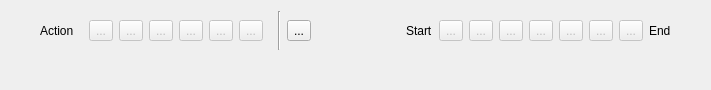
<?xml version="1.0" encoding="UTF-8"?>
<ui version="4.0">
 <class>IScrOptRangeTool</class>
 <widget class="QWidget" name="IScrOptRangeTool">
  <property name="geometry">
   <rect>
    <x>0</x>
    <y>0</y>
    <width>711</width>
    <height>90</height>
   </rect>
  </property>
  <property name="windowTitle">
   <string>Form</string>
  </property>
  <layout class="QVBoxLayout" name="verticalLayout">
   <item>
    <layout class="QHBoxLayout" name="horizontalLayout_2">
     <item>
      <spacer name="horizontalSpacer_3">
       <property name="orientation">
        <enum>Qt::Horizontal</enum>
       </property>
       <property name="sizeHint" stdset="0">
        <size>
         <width>40</width>
         <height>20</height>
        </size>
       </property>
      </spacer>
     </item>
     <item>
      <widget class="QLabel" name="label">
       <property name="text">
        <string>Action</string>
       </property>
      </widget>
     </item>
     <item>
      <widget class="QFrame" name="frame">
       <property name="enabled">
        <bool>false</bool>
       </property>
       <property name="frameShape">
        <enum>QFrame::NoFrame</enum>
       </property>
       <property name="frameShadow">
        <enum>QFrame::Raised</enum>
       </property>
       <layout class="QHBoxLayout" name="horizontalLayout">
        <item>
         <widget class="QToolButton" name="toolHidePoints">
          <property name="toolTip">
           <string>Hide selected track points.</string>
          </property>
          <property name="text">
           <string>...</string>
          </property>
          <property name="icon">
           <iconset resource="../../resources.qrc">
            <normaloff>:/icons/32x32/PointHide.png</normaloff>:/icons/32x32/PointHide.png</iconset>
          </property>
         </widget>
        </item>
        <item>
         <widget class="QToolButton" name="toolShowPoints">
          <property name="toolTip">
           <string>Show selected track points.</string>
          </property>
          <property name="text">
           <string>...</string>
          </property>
          <property name="icon">
           <iconset resource="../../resources.qrc">
            <normaloff>:/icons/32x32/PointShow.png</normaloff>:/icons/32x32/PointShow.png</iconset>
          </property>
         </widget>
        </item>
        <item>
         <widget class="QToolButton" name="toolSetActivity">
          <property name="toolTip">
           <string>Select activity for selected range.</string>
          </property>
          <property name="text">
           <string>...</string>
          </property>
          <property name="icon">
           <iconset resource="../../resources.qrc">
            <normaloff>:/icons/32x32/Activity.png</normaloff>:/icons/32x32/Activity.png</iconset>
          </property>
         </widget>
        </item>
        <item>
         <widget class="QToolButton" name="toolCopy">
          <property name="toolTip">
           <string>Copy selected track points.</string>
          </property>
          <property name="text">
           <string>...</string>
          </property>
          <property name="icon">
           <iconset resource="../../resources.qrc">
            <normaloff>:/icons/32x32/Copy.png</normaloff>:/icons/32x32/Copy.png</iconset>
          </property>
         </widget>
        </item>
        <item>
         <widget class="QToolButton" name="toolToRoute">
          <property name="toolTip">
           <string>Convert selected track points to route.</string>
          </property>
          <property name="text">
           <string>...</string>
          </property>
          <property name="icon">
           <iconset resource="../../resources.qrc">
            <normaloff>:/icons/32x32/Route.png</normaloff>:/icons/32x32/Route.png</iconset>
          </property>
         </widget>
        </item>
        <item>
         <widget class="QToolButton" name="toolDelete">
          <property name="toolTip">
           <string>Delete selected track points.</string>
          </property>
          <property name="text">
           <string>...</string>
          </property>
          <property name="icon">
           <iconset resource="../../resources.qrc">
            <normaloff>:/icons/32x32/DeleteMultiple.png</normaloff>:/icons/32x32/DeleteMultiple.png</iconset>
          </property>
         </widget>
        </item>
       </layout>
      </widget>
     </item>
     <item>
      <widget class="Line" name="line">
       <property name="orientation">
        <enum>Qt::Vertical</enum>
       </property>
      </widget>
     </item>
     <item>
      <widget class="QToolButton" name="toolSetup">
       <property name="toolTip">
        <string>Setup range tool behavior.</string>
       </property>
       <property name="text">
        <string>...</string>
       </property>
       <property name="icon">
        <iconset resource="../../resources.qrc">
         <normaloff>:/icons/32x32/Apply.png</normaloff>:/icons/32x32/Apply.png</iconset>
       </property>
      </widget>
     </item>
     <item>
      <spacer name="horizontalSpacer_2">
       <property name="orientation">
        <enum>Qt::Horizontal</enum>
       </property>
       <property name="sizeType">
        <enum>QSizePolicy::Maximum</enum>
       </property>
       <property name="sizeHint" stdset="0">
        <size>
         <width>100</width>
         <height>5</height>
        </size>
       </property>
      </spacer>
     </item>
     <item>
      <widget class="QLabel" name="label_2">
       <property name="text">
        <string>Start</string>
       </property>
      </widget>
     </item>
     <item>
      <widget class="QToolButton" name="toolBegDn">
       <property name="enabled">
        <bool>false</bool>
       </property>
       <property name="toolTip">
        <string>Move start of range toward start of track. If you keep the key pressed the action is repeated. </string>
       </property>
       <property name="text">
        <string>...</string>
       </property>
       <property name="icon">
        <iconset resource="../../resources.qrc">
         <normaloff>:/icons/32x32/SelectStartNextPoint.png</normaloff>:/icons/32x32/SelectStartNextPoint.png</iconset>
       </property>
       <property name="autoRepeat">
        <bool>true</bool>
       </property>
      </widget>
     </item>
     <item>
      <widget class="QToolButton" name="toolBegUp">
       <property name="enabled">
        <bool>false</bool>
       </property>
       <property name="toolTip">
        <string>Move start of range toward end of track. If you keep the key pressed the action is repeated. </string>
       </property>
       <property name="text">
        <string>...</string>
       </property>
       <property name="icon">
        <iconset resource="../../resources.qrc">
         <normaloff>:/icons/32x32/SelectStartPrevPoint.png</normaloff>:/icons/32x32/SelectStartPrevPoint.png</iconset>
       </property>
       <property name="autoRepeat">
        <bool>true</bool>
       </property>
      </widget>
     </item>
     <item>
      <widget class="QToolButton" name="toolBegToEnd">
       <property name="enabled">
        <bool>false</bool>
       </property>
       <property name="toolTip">
        <string>Start a new range right at the end of the selected range.</string>
       </property>
       <property name="text">
        <string>...</string>
       </property>
       <property name="icon">
        <iconset resource="../../resources.qrc">
         <normaloff>:/icons/32x32/SelectEndPoint.png</normaloff>:/icons/32x32/SelectEndPoint.png</iconset>
       </property>
      </widget>
     </item>
     <item>
      <widget class="QToolButton" name="toolReset">
       <property name="enabled">
        <bool>false</bool>
       </property>
       <property name="toolTip">
        <string>Reset selected range.</string>
       </property>
       <property name="text">
        <string>...</string>
       </property>
       <property name="icon">
        <iconset resource="../../resources.qrc">
         <normaloff>:/icons/32x32/SelectReset.png</normaloff>:/icons/32x32/SelectReset.png</iconset>
       </property>
      </widget>
     </item>
     <item>
      <widget class="QToolButton" name="toolEndToBeg">
       <property name="enabled">
        <bool>false</bool>
       </property>
       <property name="toolTip">
        <string>Start a new range right at the start of the selected range.</string>
       </property>
       <property name="text">
        <string>...</string>
       </property>
       <property name="icon">
        <iconset resource="../../resources.qrc">
         <normaloff>:/icons/32x32/SelectStartPoint.png</normaloff>:/icons/32x32/SelectStartPoint.png</iconset>
       </property>
      </widget>
     </item>
     <item>
      <widget class="QToolButton" name="toolEndDn">
       <property name="enabled">
        <bool>false</bool>
       </property>
       <property name="toolTip">
        <string>Move end of range toward start of track. If you keep the key pressed the action is repeated. </string>
       </property>
       <property name="text">
        <string>...</string>
       </property>
       <property name="icon">
        <iconset resource="../../resources.qrc">
         <normaloff>:/icons/32x32/SelectEndPrevPoint.png</normaloff>:/icons/32x32/SelectEndPrevPoint.png</iconset>
       </property>
       <property name="autoRepeat">
        <bool>true</bool>
       </property>
      </widget>
     </item>
     <item>
      <widget class="QToolButton" name="toolEndUp">
       <property name="enabled">
        <bool>false</bool>
       </property>
       <property name="toolTip">
        <string>Move end of range toward end of track. If you keep the key pressed the action is repeated. </string>
       </property>
       <property name="text">
        <string>...</string>
       </property>
       <property name="icon">
        <iconset resource="../../resources.qrc">
         <normaloff>:/icons/32x32/SelectEndNextPoint.png</normaloff>:/icons/32x32/SelectEndNextPoint.png</iconset>
       </property>
       <property name="autoRepeat">
        <bool>true</bool>
       </property>
      </widget>
     </item>
     <item>
      <widget class="QLabel" name="label_3">
       <property name="text">
        <string>End</string>
       </property>
      </widget>
     </item>
     <item>
      <spacer name="horizontalSpacer_4">
       <property name="orientation">
        <enum>Qt::Horizontal</enum>
       </property>
       <property name="sizeHint" stdset="0">
        <size>
         <width>40</width>
         <height>20</height>
        </size>
       </property>
      </spacer>
     </item>
    </layout>
   </item>
   <item>
    <widget class="CListTrkPts" name="widgetTable" native="true">
     <property name="sizePolicy">
      <sizepolicy hsizetype="Preferred" vsizetype="MinimumExpanding">
       <horstretch>0</horstretch>
       <verstretch>0</verstretch>
      </sizepolicy>
     </property>
     <property name="maximumSize">
      <size>
       <width>16777215</width>
       <height>100</height>
      </size>
     </property>
    </widget>
   </item>
  </layout>
 </widget>
 <customwidgets>
  <customwidget>
   <class>CListTrkPts</class>
   <extends>QWidget</extends>
   <header>gis/trk/CListTrkPts.h</header>
   <container>1</container>
  </customwidget>
 </customwidgets>
 <resources>
  <include location="../../resources.qrc"/>
 </resources>
 <connections/>
</ui>
